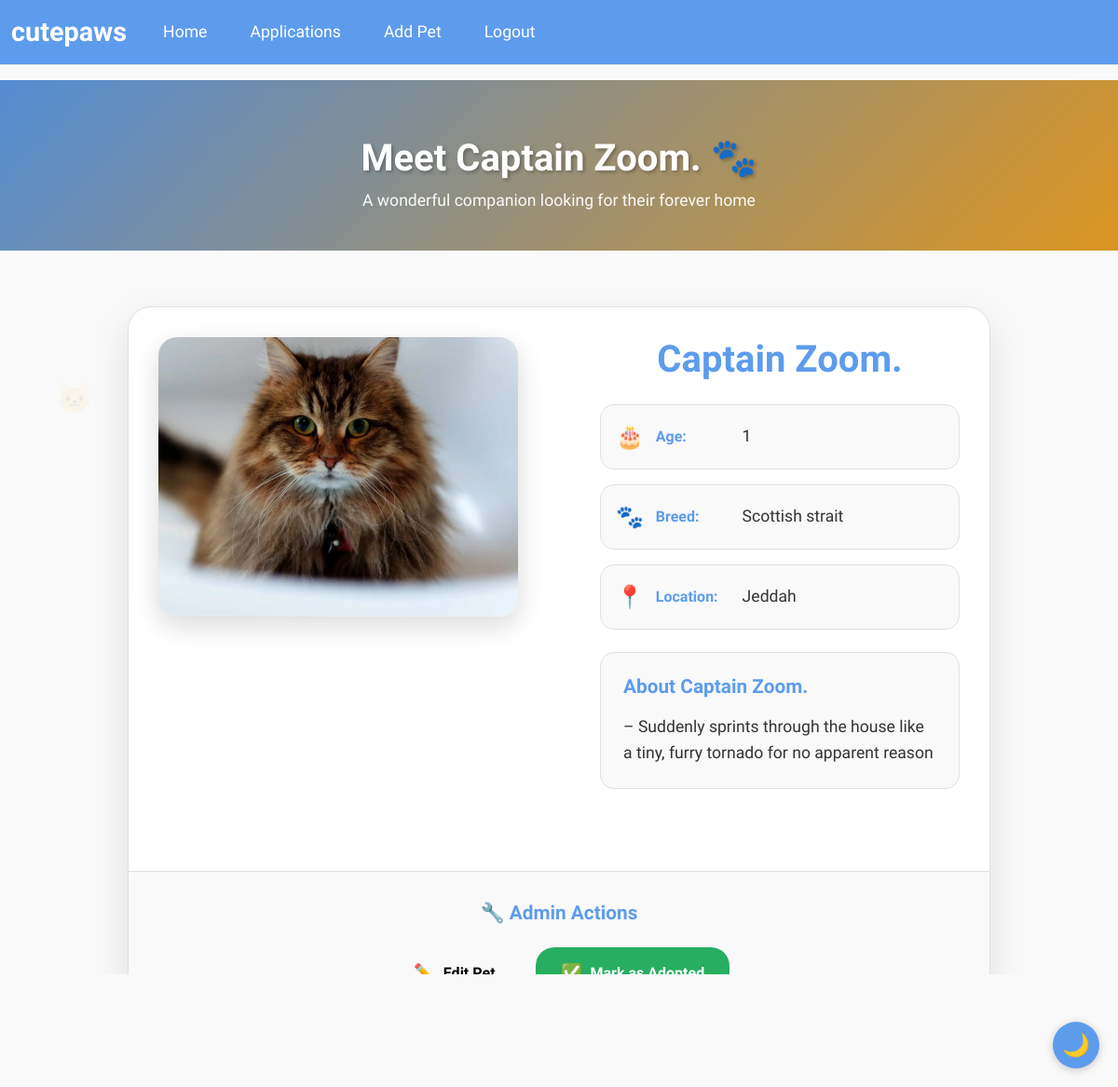
Page /pet/26 (signed in) on the earlier database version.
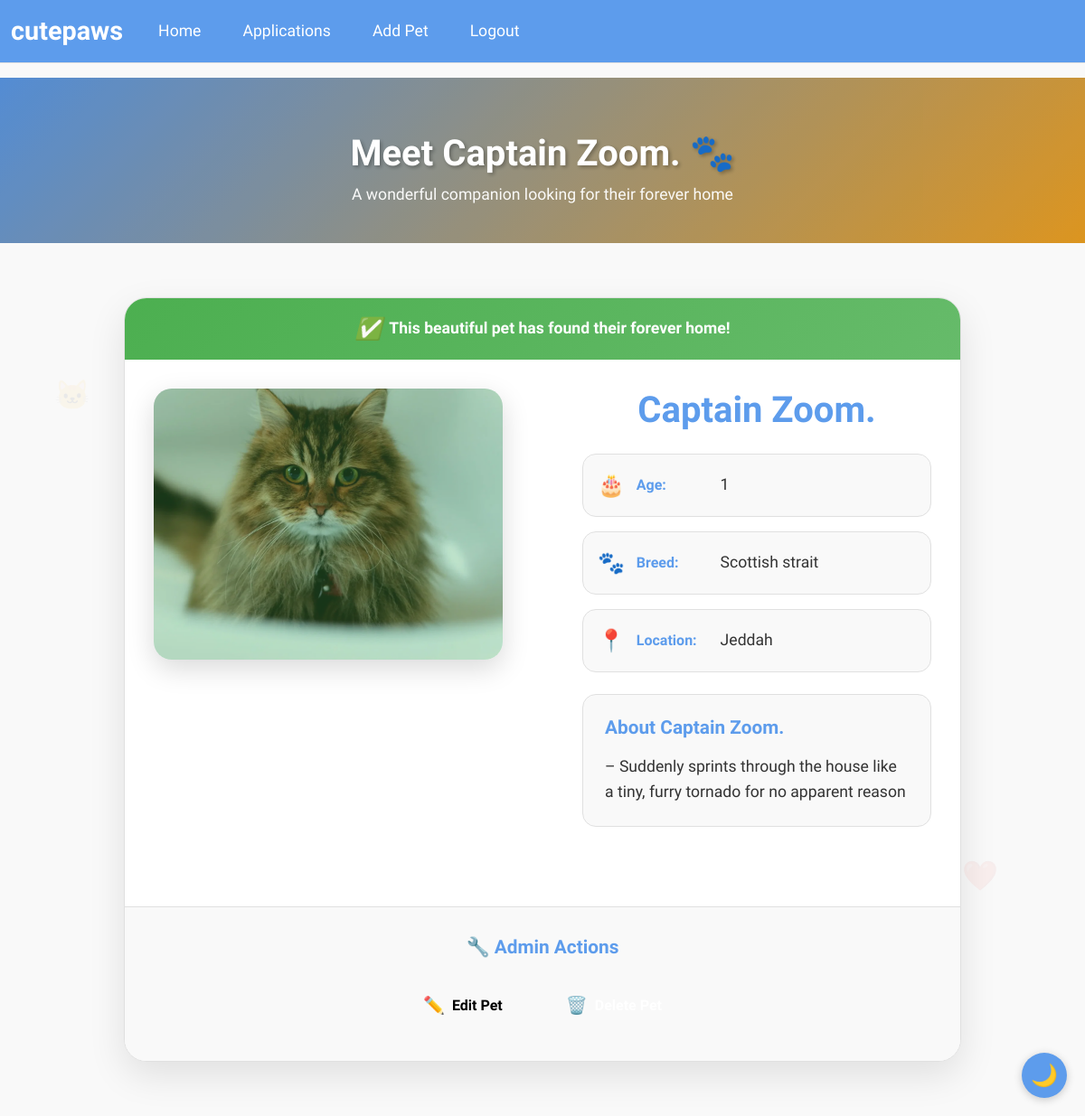
Same page on the later database version.
### wepsite/views.py (the view)
@views.route('/pet/<int:pet_id>')
@login_required
def pet_detail(pet_id):
    try:
        pet = Pet.query.get_or_404(pet_id)
        city_map = {
            "1": "Riyadh", "2": "Jeddah", "3": "Mecca", "4": "Medina", "5": "Dammam",
            "6": "Khobar", "7": "Dhahran", "8": "Tabuk", "9": "Abha", "10": "Khamis Mushait",
            "11": "Hail", "12": "Buraidah", "13": "Najran", "14": "Al Bahah", "15": "Sakakah",
            "16": "Arar", "17": "Jazan", "18": "Yanbu", "19": "Taif", "20": "Al Hofuf",
            "21": "Al Mubarraz", "22": "Al Qatif", "23": "Al Khafji", "24": "Al Jubail",
            "25": "Al Wajh", "26": "Rabigh", "27": "Bisha", "28": "Al Qurayyat",
            "29": "Sharurah", "30": "Turaif", "31": "Rafha", "32": "Al Ula", "33": "Samtah",
            "34": "Dawadmi", "35": "Mahd adh Dhahab", "36": "Wadi ad-Dawasir", "37": "Al Lith",
            "38": "Hotat Bani Tamim", "39": "Al Bukayriyah", "40": "Al Kharj"
        }
        city_name = city_map.get(str(pet.city), 'Unknown')  # Fixed typo
        return render_template('pet_detail.html', user=current_user, pet=pet, city_name=city_name)
    except Exception as e:
        logger.error(f"Error in pet_detail: {str(e)}")
        flash("Pet not found", "error")
        return redirect(url_for('views.home'))

### wepsite/templates/pet_detail.html (shortened to what the changed rows need)
{% extends "base.html" %}
{% block extra_css %}
<link rel="stylesheet" href="{{ url_for('static', filename='css/pet_detail.css') }}">
{% endblock %}
{% block content %}
<section class="pet-detail-hero">
    <div class="container">
        <div class="row justify-content-center">
            <div class="col-lg-8">
                <div class="hero-content">
                    <h1 class="hero-title">Meet {{ pet.name }} 🐾</h1>
                </div>
            </div>
        </div>
    </div>
</section>
<section class="main-section">
    <div class="container">
        <div class="row justify-content-center">
            <div class="col-lg-10">
                <div class="pet-detail-container">
                    {% if pet.is_adopted %}
                        <div class="adopted-banner">
                            <i class="adopted-icon">✅</i>
                            <span class="adopted-text">This beautiful pet has found their forever home!</span>
                        </div>
                    {% endif %}
                    <div class="row">
                        <div class="col-md-6">
                            <div class="pet-image-section">
                                <div class="image-container">
                                    {% if pet.is_adopted %}
                                        <div class="adopted-overlay"></div>
                                    {% endif %}
                                    <img src="{{ url_for('static', filename='uploads/' + pet.image_filename) }}"
                                         class="pet-image"
                                         alt="{{ pet.name }}">
                                </div>
                            </div>
                        </div>
                        <div class="col-md-6">
                            <div class="pet-info-section">
                                <h1 class="pet-name">{{ pet.name }}</h1>
                            </div>
                        </div>
                    </div>
                    {% if current_user.is_admin and pet.posted_by == current_user.id %}
                    <div class="admin-actions">
                        <div class="admin-buttons">
                            {% if not pet.is_adopted %}
                                <button class="admin-btn adopt-btn" data-bs-toggle="modal" data-bs-target="#confirmAdoptModal">
                                    <span class="btn-icon">✅</span>
                                    <span class="btn-text">Mark as Adopted</span>
                                </button>
                            {% else %}
                                <button class="admin-btn delete-btn" data-bs-toggle="modal" data-bs-target="#confirmDeleteModal">
                                    <span class="btn-icon">🗑️</span>
                                    <span class="btn-text">Delete Pet</span>
                                </button>
                            {% endif %}
                        </div>
                    </div>
                    {% endif %}
                </div>
            </div>
        </div>
    </div>
</section>
{% endblock %}

Differences in the rows shown:
changed Pet "Captain Zoom.": is_adopted False → True (drawn)
Other differences:
text no longer shown: "Mark as Adopted"
text now shown: "This beautiful pet has found their forever home! 🗑️"
